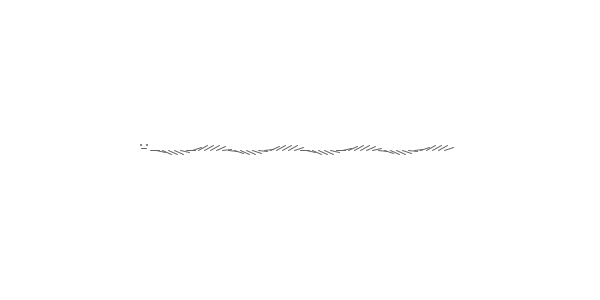
Frame 1 (no input)
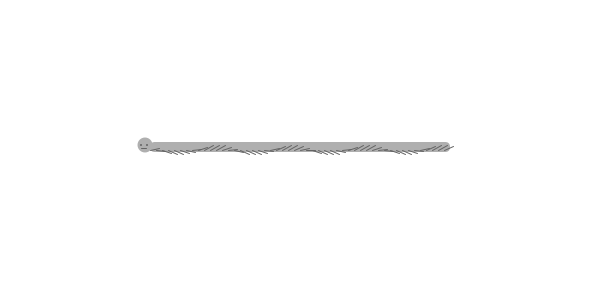
Frame 60 (the mouse pressed at the canvas centre just before this capture)
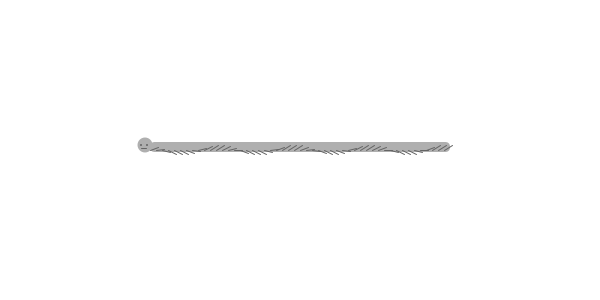
Frame 120 (the mouse held since frame 60 and released just before this capture)

The Processing sketch that drew these frames (run headless with seeded random() and noise(); from frame 60 on, the mouse is pressed at the canvas centre):

// Processing sketch: exer_3_7
// ── exer_3_7.pde
/* Rilla's solution for exercise 3.7 in Daniel Shiffman's The Nature of Code 
 
 Exercise 3.7
 Try initializing each Oscillator object with velocities and amplitudes that are not 
 random to create some sort of regular pattern. Can you make the oscillators appear 
 to be the legs of a insect-like creature? */


// An array of oscillators
Oscillator[] oscillators;

float angle;

void setup() {
  size(600, 300);
  angle = 0.0;
  oscillators = new Oscillator[50];

  // a velocity vector
  PVector v = new PVector(0.1, 0.1);

  // go through our array initialising each oscillator
  for (int i = 0; i < oscillators.length; i++) {

    // give each oscillator a starting angle 
    oscillators[i] = new Oscillator(new PVector(0, angle));

    // every oscillator will move at the same velocity - all get assigned our v vector created earlier
    oscillators[i].velocity = v;

    // increase our angle so the next oscillator we make is initialised to an angle 
    // slightly different from this one
    angle += 0.5;
  }
}

void draw() {

  background(255);
  noStroke();

  // draw an insect body
  rect(150, 142, 300, 10, 5);

  // an insect head
  ellipse(145, 145, 15, 15);

  // eyes
  fill(100);
  ellipse(141, 145, 2, 2);
  ellipse(147, 145, 2, 2);

  // a mouth
  stroke(100);
  line(141, 148, 146, 148);

  // for each oscillator
  for (int i = 0; i < oscillators.length; i++) {
    pushMatrix();
    // set a new drawing point based on which "leg" we're drawing
    translate(150 + i*6, 150);

    // update oscillation + angle settings
    oscillators[i].oscillate();

    // display
    oscillators[i].display();
    popMatrix();
  }
}
// ── Oscillator.pde
class Oscillator {

  // our 3 vectors: one for angle, one for angular velocity, another for amplitude
  PVector angle;
  PVector velocity;
  PVector amplitude;

  Oscillator(PVector theAngle) {
    angle = theAngle;
    
    // amplitude impacts on how long the legs look and how they seem to rotate
    amplitude = new PVector(10, 5);
  }

  // add angular velocity to our angle vector to give us a new position
  void oscillate() {
    angle.add(velocity);
  }

  void display() {

    // determine x and y based on polar-cartesian coordinates math
    float x = cos(angle.x) * amplitude.x;
    float y = sin(angle.y) * amplitude.y;

    // draw a line for a leg
    pushMatrix();
    stroke(100);
    fill(175);
    line(0, 0, x, y);
    popMatrix();
  }
}
